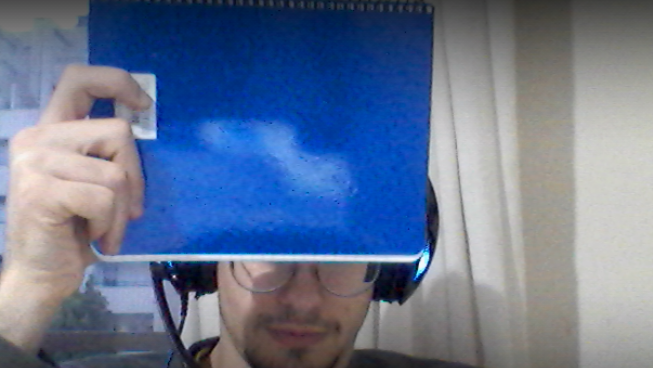
#> input picture ProjetoVisaoComputacional/Pictures/captura.jpg, 653 x 368 px, given in place of the camera
$ python CAMShift.py
#> lines starting #> are read from the running program, lines starting #| are printed output that depends on the picture; after the words box and inside, x2 and y2 are one past the last pixel; in counts of white or black regions, pixels touching at a corner belong together
import numpy as np
import cv2 as cv

cap = cv.VideoCapture(0)

# take first frame of the video
ret, frame = cap.read()
#> frame is the input picture: shape (368, 653, 3); mean B, G, R 145.6, 117.2, 102.2

# setup initial location of window
x, y, w, h = 300, 200, 100, 50 # simply hardcoded the values
track_window = (x, y, w, h)

# set up the ROI for tracking
roi = frame[y:y+h, x:x+w]
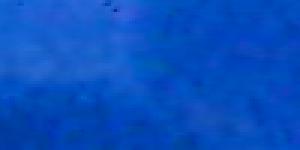
#> roi: shape (50, 100, 3) (shown 3 times larger); mean B, G, R 190.5, 79, 7.6
hsv_roi = cv.cvtColor(roi, cv.COLOR_BGR2HSV)
#> hsv_roi: shape (50, 100, 3); mean H, S, V 108.3, 245.4, 190.5
mask = cv.inRange(hsv_roi, np.array((115., 150.,32.)), np.array((179.,255.,255.)))
#> mask: shape (50, 100); every value is 0
roi_hist = cv.calcHist([hsv_roi], [0], mask, [180], [0, 180])
#> roi_hist = 180 values from 0 to 0
cv.normalize(roi_hist, roi_hist, 0, 255, cv.NORM_MINMAX)

# Setup the termination criteria, either 10 iteration or move by at least 1 pt
term_crit = (cv.TERM_CRITERIA_EPS | cv.TERM_CRITERIA_COUNT, 10, 1)


while(1):
    ret, frame = cap.read()
    if ret == True:
        hsv = cv.cvtColor(frame, cv.COLOR_BGR2HSV)
#> hsv: shape (368, 653, 3); mean H, S, V 74, 95.8, 151.8
        dst = cv.calcBackProject([hsv],[0],roi_hist,[0,180],1)
#> dst: shape (368, 653); every value is 0
        # apply meanshift to get the new location
        ret, track_window = cv.meanShift(dst, track_window, term_crit)
#> ret = 0; track_window = (300, 200, 100, 50)
        # Draw it on image
        x,y,w,h = track_window
#> x = 300; y = 200; w = 100; h = 50
        img2 = cv.rectangle(frame, (x,y), (x+w,y+h), 255,2)
        cv.imshow('img2',img2[:, ::-1, :])
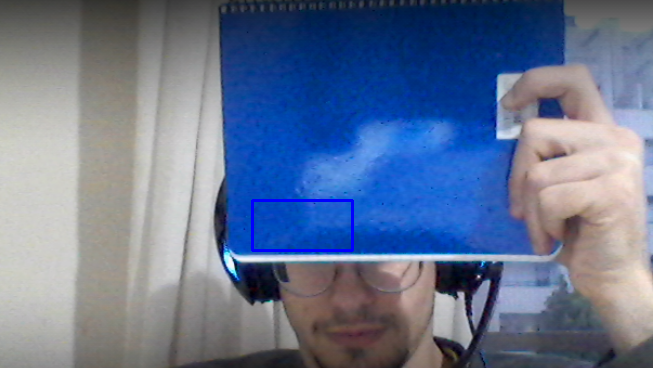
#> window 'img2': shape (368, 653, 3); mean B, G, R 145.8, 116.9, 102.2
        k = cv.waitKey(30) & 0xff
#> (key Esc is pressed here)
        if k == 27:
            break
    else:
        break
